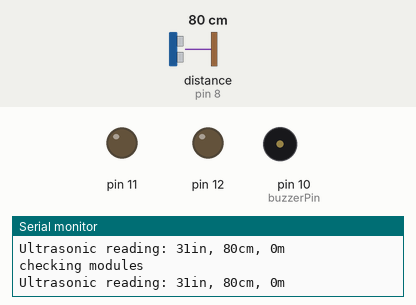
Bench run of a sketch on a simulated Arduino Uno, built with avr-gcc and run on an emulated ATmega328P. Parts: output pins drawn as LEDs (lit = HIGH), buzzer (waves = sounding), the last lines printed to the serial monitor. Dashed ring = blinking. The inputs (shaded band) are chosen by the test bench; at power-on: distance to the obstacle (sensor on pin 8) 80 cm. The echo pulse lasts 58.3 µs per cm; pins used as bus, display or sensor lines are not drawn.

Above: at 9.3 s.
9.4 s: distance to the obstacle (sensor on pin 8) set to 13 cm
At 9.9 s:
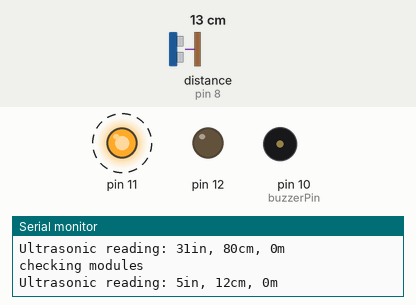
14.5 s: distance to the obstacle (sensor on pin 8) set to 10 cm
At 16.3 s:
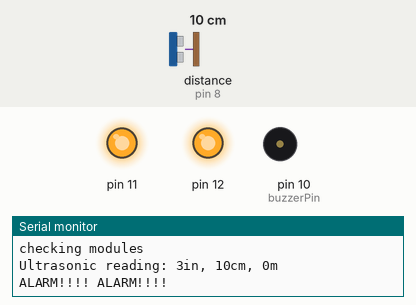
At 22.0 s:
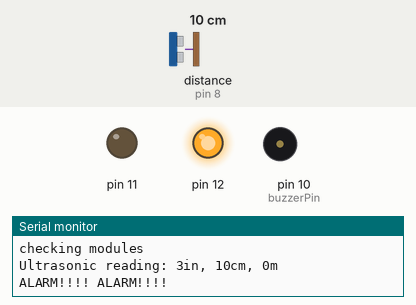
Timing chart, 0 to 23.7 s (numbered marks = the images above; inputs shaded):
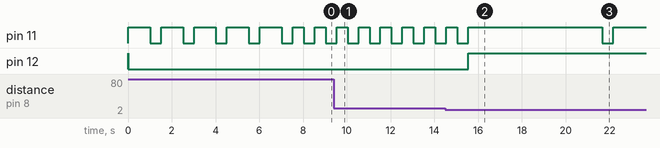

Measured:
- the behaviour switches between 12 and 11 cm on distance to the obstacle (sensor on pin 8) (found by bisection; images 1 and 2)
- after the input at 14.5 s, pin 12: LOW → HIGH after 1.0 s

The sketch:

ultrasonicBasic.ino
```cpp
// include libraries

// setup components
int setAlarm = LOW;
int alarmCounter = 5; // cycles to delay checking
long uhThreshold = 10; // in centimeters; distance to trigger alarm
long uhDistance;
// pin registry
const int buzzerPin = 10;
const int greenLED = 11;
const int redLED = 12;
const int uhTrigPin = 9;
const int uhEchoPin = 8;

// component registry
#include "./modules/buzzer2.h"
#include "./modules/led.h"
#include "./modules/ultrasonic.h"

// alarm Protocol
void initAlarm(){
  initLED(redLED);
	initBuzzer(buzzerPin);
}
void doAlarm(){
  Serial.println("ALARM!!!! ALARM!!!!");
  doLED(redLED,HIGH);
	doBuzzerOn(buzzerPin);
}

// modules
void initModules(){
  initLED(greenLED);
	initUltraSonic(uhTrigPin,uhEchoPin);
}
void checkModules(){
	uhDistance = checkUltraSonic(uhTrigPin,uhEchoPin);
	if(uhDistance <= uhThreshold){
		setAlarm = HIGH;
	}
  // doLED(greenLED,LOW);
}

// main functions
void setup(){
  Serial.begin(9600);
	initAlarm();
	initModules();
}
void loop(){
  doLED(greenLED,HIGH);
	if(setAlarm == LOW){
		if(alarmCounter > 0){
			delay(1000);
      Serial.print("delaying ");
      Serial.println(alarmCounter);
			alarmCounter--; // give time for system to warm up if needed
		}else{
      Serial.println("checking modules");
			checkModules();
			delay(500);
		}
	}
	else{
		doAlarm();
	}
  doLED(greenLED,LOW);
    delay(500);
}
```

buzzer2.h
```cpp
//////////////////////////////////////////
// buzzer v2
float sinVal;
int toneVal;
void doBuzzerOn(int pin){
	//for(int i=3;i<=11;i+=2){
		for(int hz = 440; hz < 1000; hz++){
			tone(pin, hz, 50);
			delay(5);
		}
		for(int hz = 1000; hz > 440; hz--){
			tone(pin, hz, 50);
			delay(5);
		}
    //}
    noTone(pin);
	delay(500);
}
void doBuzzerOff(int pin){
	noTone(pin);
}

void initBuzzer(int pin){
	pinMode(pin,OUTPUT);
}
```

led.h
```cpp
void doLights(){
/*	if(setAlarm == HIGH){
		digitalWrite(greenLED,LOW);
		digitalWrite(redLED,HIGH);
		delay(50);
		digitalWrite(redLED,LOW);
		delay(150);
		digitalWrite(redLED,HIGH);
		delay(250);
		digitalWrite(redLED,LOW);
		delay(350);
	}
	else{
		digitalWrite(redLED,LOW);
		digitalWrite(greenLED,HIGH);
		delay(500);
		digitalWrite(greenLED,LOW);
		delay(500);
	}*/
}

void doLED(int pin, int signal){
	digitalWrite(pin,signal);
}

void initLED(int Pin){
	pinMode(Pin,OUTPUT);
	doLED(Pin,HIGH);
	delay(10);
	doLED(Pin,LOW);
}
```

ultrasonic.h
```cpp
long duration, cm, inches;

void initUltraSonic(int uhTrigPin,int uhEchoPin){
	pinMode(uhTrigPin,OUTPUT);
	pinMode(uhEchoPin,INPUT);
}

long checkUltraSonic(int uhTrigPin,int uhEchoPin){
	digitalWrite(uhTrigPin, LOW);
	delayMicroseconds(5);
	digitalWrite(uhTrigPin, HIGH);
	delayMicroseconds(10);
	digitalWrite(uhTrigPin, LOW);

	pinMode(uhEchoPin, INPUT);
	duration = pulseIn(uhEchoPin, HIGH);

	cm = (duration/2) / 29.1;
	inches = (duration/2) / 74;

	Serial.print("Ultrasonic reading: ");
	Serial.print(inches);
	Serial.print("in, ");
	Serial.print(cm);
	Serial.print("cm, ");
	Serial.print(cm/100);
	Serial.print("m");
	Serial.println();

	return cm;
}
```
